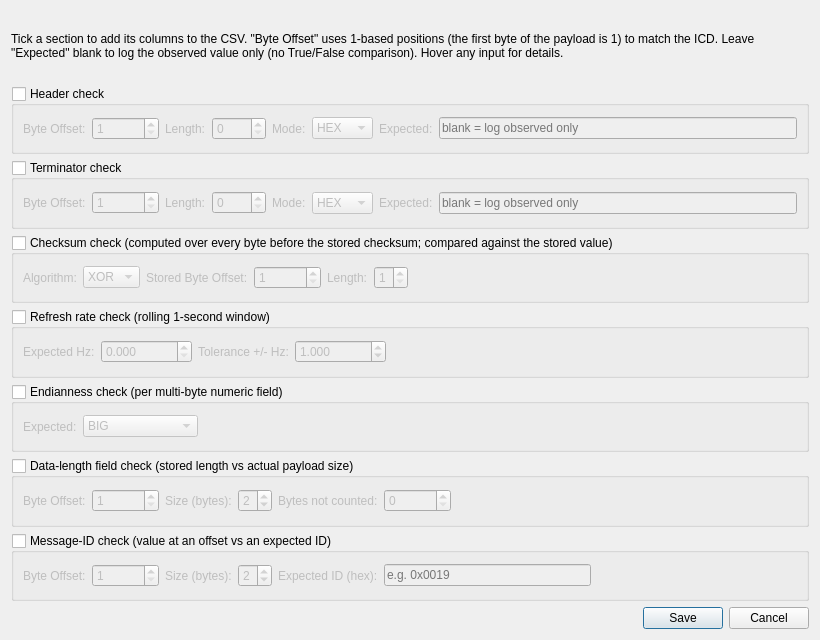
<?xml version="1.0" encoding="UTF-8"?>
<ui version="4.0">
 <class>CompareOptionsDialog</class>
 <widget class="QDialog" name="CompareOptionsDialog">
  <property name="geometry"><rect><x>0</x><y>0</y><width>820</width><height>640</height></rect></property>
  <property name="maximumSize"><size><width>16777215</width><height>1000</height></size></property>
  <property name="windowTitle"><string>Compare Options</string></property>
  <layout class="QVBoxLayout" name="mainLayout">

   <item>
    <widget class="QLabel" name="lblIntro">
     <property name="text"><string>Tick a section to add its columns to the CSV. &quot;Byte Offset&quot; uses 1-based positions (the first byte of the payload is 1) to match the ICD. Leave &quot;Expected&quot; blank to log the observed value only (no True/False comparison). Hover any input for details.</string></property>
     <property name="wordWrap"><bool>true</bool></property>
    </widget>
   </item>

   <item>
    <widget class="QGroupBox" name="grpHeader">
     <property name="title"><string>Header check</string></property>
     <property name="checkable"><bool>true</bool></property>
     <property name="checked"><bool>false</bool></property>
     <property name="toolTip"><string>Reads N bytes starting at the given byte offset and (optionally) compares against the expected value.</string></property>
     <layout class="QHBoxLayout" name="hdrRow">
      <item><widget class="QLabel" name="lblHdrOffset"><property name="text"><string>Byte Offset:</string></property></widget></item>
      <item><widget class="QSpinBox" name="spinHdrOffset"><property name="minimum"><number>1</number></property><property name="maximum"><number>1000000</number></property><property name="value"><number>1</number></property><property name="toolTip"><string>Position of the header's first byte (1-based, like the ICD).</string></property></widget></item>
      <item><widget class="QLabel" name="lblHdrLength"><property name="text"><string>Length:</string></property></widget></item>
      <item><widget class="QSpinBox" name="spinHdrLength"><property name="minimum"><number>0</number></property><property name="maximum"><number>1024</number></property><property name="toolTip"><string>Number of bytes the header occupies.</string></property></widget></item>
      <item><widget class="QLabel" name="lblHdrMode"><property name="text"><string>Mode:</string></property></widget></item>
      <item>
       <widget class="QComboBox" name="cmbHdrMode">
        <property name="toolTip"><string>HEX = e.g. AA55 for 2 bytes. ASCII = printable text, e.g. EH for 2 bytes.</string></property>
        <item><property name="text"><string>HEX</string></property></item>
        <item><property name="text"><string>ASCII</string></property></item>
       </widget>
      </item>
      <item><widget class="QLabel" name="lblHdrExpected"><property name="text"><string>Expected:</string></property></widget></item>
      <item><widget class="QLineEdit" name="txtHdrExpected"><property name="placeholderText"><string>blank = log observed only</string></property><property name="toolTip"><string>Optional. If filled, must decode to exactly &quot;Length&quot; bytes in the chosen Mode. Blank skips the True/False compare.</string></property></widget></item>
     </layout>
    </widget>
   </item>

   <item>
    <widget class="QGroupBox" name="grpTerminator">
     <property name="title"><string>Terminator check</string></property>
     <property name="checkable"><bool>true</bool></property>
     <property name="checked"><bool>false</bool></property>
     <property name="toolTip"><string>Reads N bytes starting at the given byte offset and (optionally) compares against the expected value. For an end-of-message terminator set Byte Offset = (PayloadLength - Length + 1).</string></property>
     <layout class="QHBoxLayout" name="termRow">
      <item><widget class="QLabel" name="lblTermOffset"><property name="text"><string>Byte Offset:</string></property></widget></item>
      <item><widget class="QSpinBox" name="spinTermOffset"><property name="minimum"><number>1</number></property><property name="maximum"><number>1000000</number></property><property name="value"><number>1</number></property><property name="toolTip"><string>Position of the terminator's first byte (1-based, like the ICD).</string></property></widget></item>
      <item><widget class="QLabel" name="lblTermLength"><property name="text"><string>Length:</string></property></widget></item>
      <item><widget class="QSpinBox" name="spinTermLength"><property name="minimum"><number>0</number></property><property name="maximum"><number>1024</number></property><property name="toolTip"><string>Number of bytes the terminator occupies.</string></property></widget></item>
      <item><widget class="QLabel" name="lblTermMode"><property name="text"><string>Mode:</string></property></widget></item>
      <item>
       <widget class="QComboBox" name="cmbTermMode">
        <property name="toolTip"><string>HEX = e.g. 0D0A for CR+LF. ASCII = printable text.</string></property>
        <item><property name="text"><string>HEX</string></property></item>
        <item><property name="text"><string>ASCII</string></property></item>
       </widget>
      </item>
      <item><widget class="QLabel" name="lblTermExpected"><property name="text"><string>Expected:</string></property></widget></item>
      <item><widget class="QLineEdit" name="txtTermExpected"><property name="placeholderText"><string>blank = log observed only</string></property><property name="toolTip"><string>Optional. If filled, must decode to exactly &quot;Length&quot; bytes in the chosen Mode.</string></property></widget></item>
     </layout>
    </widget>
   </item>

   <item>
    <widget class="QGroupBox" name="grpChecksum">
     <property name="title"><string>Checksum check (computed over every byte before the stored checksum; compared against the stored value)</string></property>
     <property name="checkable"><bool>true</bool></property>
     <property name="checked"><bool>false</bool></property>
     <property name="toolTip"><string>Computes XOR or SUM of bytes 1 to (Stored Byte Offset - 1), then compares against the bytes already in the payload at the stored position.</string></property>
     <layout class="QHBoxLayout" name="csumRow">
      <item><widget class="QLabel" name="lblCsumAlgo"><property name="text"><string>Algorithm:</string></property></widget></item>
      <item>
       <widget class="QComboBox" name="cmbCsumAlgo">
        <property name="toolTip"><string>XOR = fold-XOR of every byte. SUM = arithmetic sum, masked to checksum length.</string></property>
        <item><property name="text"><string>XOR</string></property></item>
        <item><property name="text"><string>SUM</string></property></item>
       </widget>
      </item>
      <item><widget class="QLabel" name="lblCsumByteOffset"><property name="text"><string>Stored Byte Offset:</string></property></widget></item>
      <item><widget class="QSpinBox" name="spinCsumOffset"><property name="minimum"><number>1</number></property><property name="maximum"><number>1000000</number></property><property name="value"><number>1</number></property><property name="toolTip"><string>Position of the stored checksum byte(s) in the payload (1-based). The compute range is bytes 1 to (this - 1).</string></property></widget></item>
      <item><widget class="QLabel" name="lblCsumLength"><property name="text"><string>Length:</string></property></widget></item>
      <item><widget class="QSpinBox" name="spinCsumLength"><property name="minimum"><number>1</number></property><property name="maximum"><number>4</number></property><property name="value"><number>1</number></property><property name="toolTip"><string>Size of the stored checksum (1-4 bytes).</string></property></widget></item>
      <item><spacer name="csumSpacer"><property name="orientation"><enum>Qt::Horizontal</enum></property><property name="sizeHint" stdset="0"><size><width>40</width><height>20</height></size></property></spacer></item>
     </layout>
    </widget>
   </item>

   <item>
    <widget class="QGroupBox" name="grpRefreshRate">
     <property name="title"><string>Refresh rate check (rolling 1-second window)</string></property>
     <property name="checkable"><bool>true</bool></property>
     <property name="checked"><bool>false</bool></property>
     <property name="toolTip"><string>Counts matching packets received in the last 1 second and (optionally) compares against the expected Hz.</string></property>
     <layout class="QHBoxLayout" name="rrRow">
      <item><widget class="QLabel" name="lblRRExpected"><property name="text"><string>Expected Hz:</string></property></widget></item>
      <item><widget class="QDoubleSpinBox" name="dspRRExpected"><property name="minimum"><double>0.0</double></property><property name="maximum"><double>1000000.0</double></property><property name="decimals"><number>3</number></property><property name="toolTip"><string>0 = log observed Hz only, no comparison.</string></property></widget></item>
      <item><widget class="QLabel" name="lblRRTolerance"><property name="text"><string>Tolerance +/- Hz:</string></property></widget></item>
      <item><widget class="QDoubleSpinBox" name="dspRRTolerance"><property name="minimum"><double>0.0</double></property><property name="maximum"><double>1000000.0</double></property><property name="decimals"><number>3</number></property><property name="value"><double>1.0</double></property><property name="toolTip"><string>Allowed deviation from Expected Hz in either direction.</string></property></widget></item>
      <item><spacer name="rrSpacer"><property name="orientation"><enum>Qt::Horizontal</enum></property><property name="sizeHint" stdset="0"><size><width>40</width><height>20</height></size></property></spacer></item>
     </layout>
    </widget>
   </item>

   <item>
    <widget class="QGroupBox" name="grpEndian">
     <property name="title"><string>Endianness check (per multi-byte numeric field)</string></property>
     <property name="checkable"><bool>true</bool></property>
     <property name="checked"><bool>false</bool></property>
     <property name="toolTip"><string>For every multi-byte numeric field in this message, the CSV gets both the BE-decoded and LE-decoded value. Selecting BIG or LITTLE also adds a True/False column versus the project's default decode (big-endian).</string></property>
     <layout class="QHBoxLayout" name="endRow">
      <item><widget class="QLabel" name="lblEndian"><property name="text"><string>Expected:</string></property></widget></item>
      <item>
       <widget class="QComboBox" name="cmbEndian">
        <property name="toolTip"><string>BIG = high-order byte first (project default). LITTLE = low-order byte first. (don't compare) suppresses the OK column but still emits the per-field BE/LE values.</string></property>
        <item><property name="text"><string>BIG</string></property></item>
        <item><property name="text"><string>LITTLE</string></property></item>
        <item><property name="text"><string>(don't compare)</string></property></item>
       </widget>
      </item>
      <item><spacer name="endSpacer"><property name="orientation"><enum>Qt::Horizontal</enum></property><property name="sizeHint" stdset="0"><size><width>40</width><height>20</height></size></property></spacer></item>
     </layout>
    </widget>
   </item>

   <item>
    <widget class="QGroupBox" name="grpDataLen">
     <property name="title"><string>Data-length field check (stored length vs actual payload size)</string></property>
     <property name="checkable"><bool>true</bool></property>
     <property name="checked"><bool>false</bool></property>
     <property name="toolTip"><string>Reads a big-endian length field and compares it to the actual payload size minus "Bytes not counted" (e.g. a 16-byte header).</string></property>
     <layout class="QHBoxLayout" name="dlRow">
      <item><widget class="QLabel" name="lblDlOffset"><property name="text"><string>Byte Offset:</string></property></widget></item>
      <item><widget class="QSpinBox" name="spinDlOffset"><property name="minimum"><number>1</number></property><property name="maximum"><number>1000000</number></property><property name="value"><number>1</number></property><property name="toolTip"><string>Position of the length field's first byte (1-based, like the ICD).</string></property></widget></item>
      <item><widget class="QLabel" name="lblDlSize"><property name="text"><string>Size (bytes):</string></property></widget></item>
      <item><widget class="QSpinBox" name="spinDlSize"><property name="minimum"><number>1</number></property><property name="maximum"><number>4</number></property><property name="value"><number>2</number></property></widget></item>
      <item><widget class="QLabel" name="lblDlAdjust"><property name="text"><string>Bytes not counted:</string></property></widget></item>
      <item><widget class="QSpinBox" name="spinDlAdjust"><property name="minimum"><number>0</number></property><property name="maximum"><number>1000000</number></property><property name="value"><number>0</number></property><property name="toolTip"><string>Bytes the length field excludes (e.g. a 16-byte header). Computed = payload size - this.</string></property></widget></item>
      <item><spacer name="dlSpacer"><property name="orientation"><enum>Qt::Horizontal</enum></property><property name="sizeHint" stdset="0"><size><width>40</width><height>20</height></size></property></spacer></item>
     </layout>
    </widget>
   </item>

   <item>
    <widget class="QGroupBox" name="grpMsgId">
     <property name="title"><string>Message-ID check (value at an offset vs an expected ID)</string></property>
     <property name="checkable"><bool>true</bool></property>
     <property name="checked"><bool>false</bool></property>
     <property name="toolTip"><string>Reads a big-endian value at the offset and compares it to the expected ID (hex). Works for a leading byte-1 ID or a mid-header ID.</string></property>
     <layout class="QHBoxLayout" name="midRow">
      <item><widget class="QLabel" name="lblMidOffset"><property name="text"><string>Byte Offset:</string></property></widget></item>
      <item><widget class="QSpinBox" name="spinMidOffset"><property name="minimum"><number>1</number></property><property name="maximum"><number>1000000</number></property><property name="value"><number>1</number></property><property name="toolTip"><string>Position of the ID's first byte (1-based, like the ICD).</string></property></widget></item>
      <item><widget class="QLabel" name="lblMidSize"><property name="text"><string>Size (bytes):</string></property></widget></item>
      <item><widget class="QSpinBox" name="spinMidSize"><property name="minimum"><number>1</number></property><property name="maximum"><number>4</number></property><property name="value"><number>2</number></property></widget></item>
      <item><widget class="QLabel" name="lblMidExpected"><property name="text"><string>Expected ID (hex):</string></property></widget></item>
      <item><widget class="QLineEdit" name="txtMidExpected"><property name="placeholderText"><string>e.g. 0x0019</string></property><property name="toolTip"><string>Expected message ID in hex (0x prefix optional), e.g. 0x0019 or 41.</string></property></widget></item>
      <item><spacer name="midSpacer"><property name="orientation"><enum>Qt::Horizontal</enum></property><property name="sizeHint" stdset="0"><size><width>40</width><height>20</height></size></property></spacer></item>
     </layout>
    </widget>
   </item>

   <item>
    <widget class="QDialogButtonBox" name="buttonBox">
     <property name="orientation"><enum>Qt::Horizontal</enum></property>
     <property name="standardButtons"><set>QDialogButtonBox::Cancel|QDialogButtonBox::Save</set></property>
    </widget>
   </item>
  </layout>
 </widget>
 <resources/>
 <connections/>
</ui>
